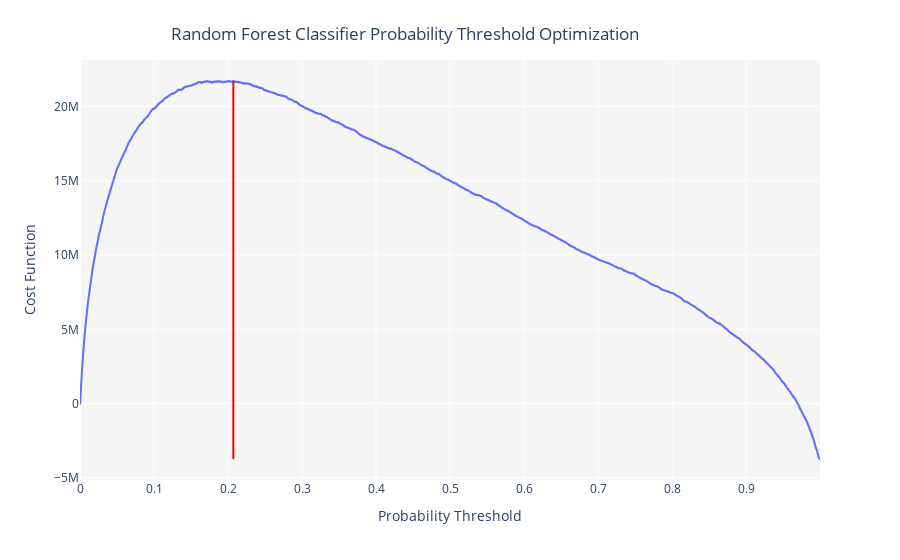

Notebook cell for this chart:
### Markdown cell above
## Optimize threshold

### Code cell
optimize_threshold(calibrated_boosted_tuned_model, true_negative = 1500, false_negative = -5000)
allDone()
logs = get_logs(save=True)

### Figure 1 — Plotly figure (JSON) as saved in the notebook; plotly's stock layout.template omitted (floating-point values rounded to 4 significant figures; data arrays with more than 128 entries replaced by an {"elided": "..."} marker saying what was removed)
{"data": [{"hovertemplate": "Probability Threshold=%{x}<br>Cost Function=%{y}<extra></extra>", "legendgroup": "", "line": {"color": "#636efa", "dash": "solid", "shape": "linear"}, "mode": "lines", "name": "", "showlegend": false, "type": "scattergl", "x": {"elided": "10000 float values"}, "xaxis": "x", "y": {"elided": "10000 int values"}, "yaxis": "y"}], "layout": {"legend": {"tracegroupgap": 0}, "margin": {"t": 60}, "plot_bgcolor": "rgb(245,245,245)", "shapes": [{"line": {"color": "red", "width": 2}, "type": "line", "x0": 0.2072, "x1": 0.2072, "y0": -3727500, "y1": 21707500}], "title": {"text": "Random Forest Classifier Probability Threshold Optimization", "x": 0.45, "xanchor": "center", "y": 0.95, "yanchor": "top"}, "xaxis": {"anchor": "y", "domain": [0, 1], "title": {"text": "Probability Threshold"}}, "yaxis": {"anchor": "x", "domain": [0, 1], "title": {"text": "Cost Function"}}}}
